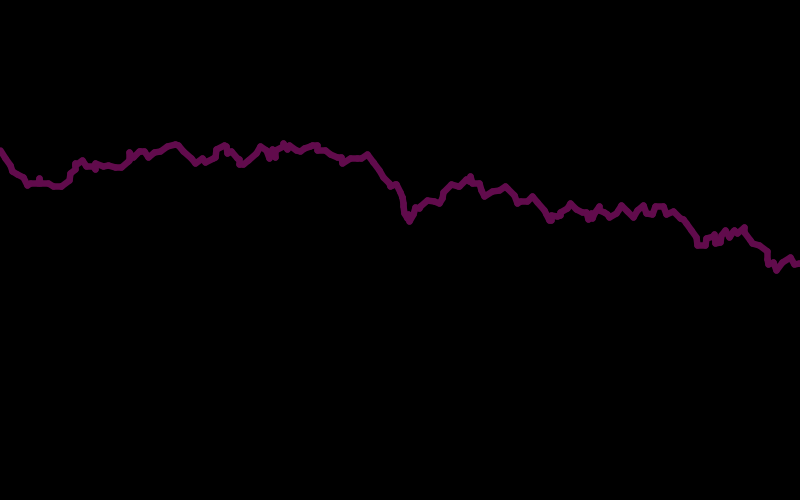
Frame 1 (no input)
Frame 60 (the mouse pressed at the canvas centre just before this capture): identical to frame 1, image omitted
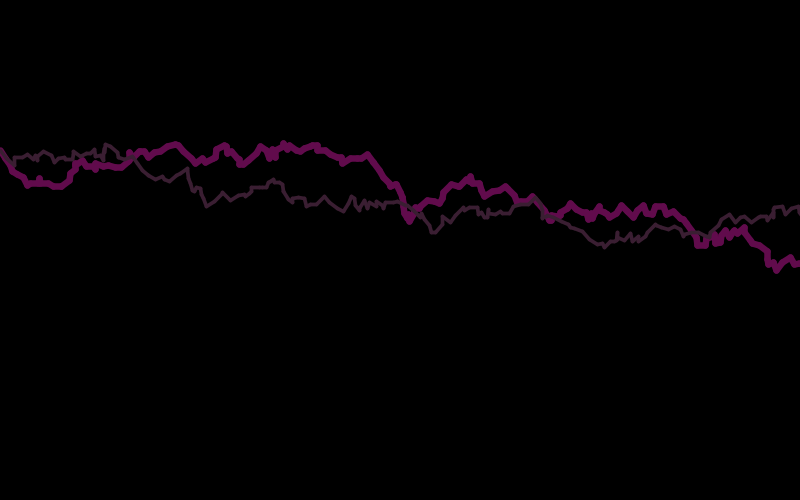
Frame 120 (the mouse held since frame 60 and released just before this capture)

The Processing sketch that drew these frames (run headless with seeded random() and noise(); from frame 60 on, the mouse is pressed at the canvas centre):

// Processing sketch: Lightning
// ── Lightning.pde
float startX = 0;
float startY = 150;
float endX = 0;
float endY = 150;

void setup()
{
  size(800, 500);
  background(0);
}
void draw()
{
  strokeWeight(random(10));
  int R = (int)(Math.random()*256);
  int G = (int)(Math.random()*256);
  int B = (int)(Math.random()*256);
  stroke(R, G, B);
  while(endX < 800) {
    endX = startX + (int)(Math.random()*9);
    endY = startY + (int)((Math.random()*18)-9);
    line(startX, startY, endX, endY);
    startX = endX;
    startY = endY;
  }
}
void mousePressed()
{
  startX = 0;
  startY = 150;
  endX = 0;
  endY = 150;
}
